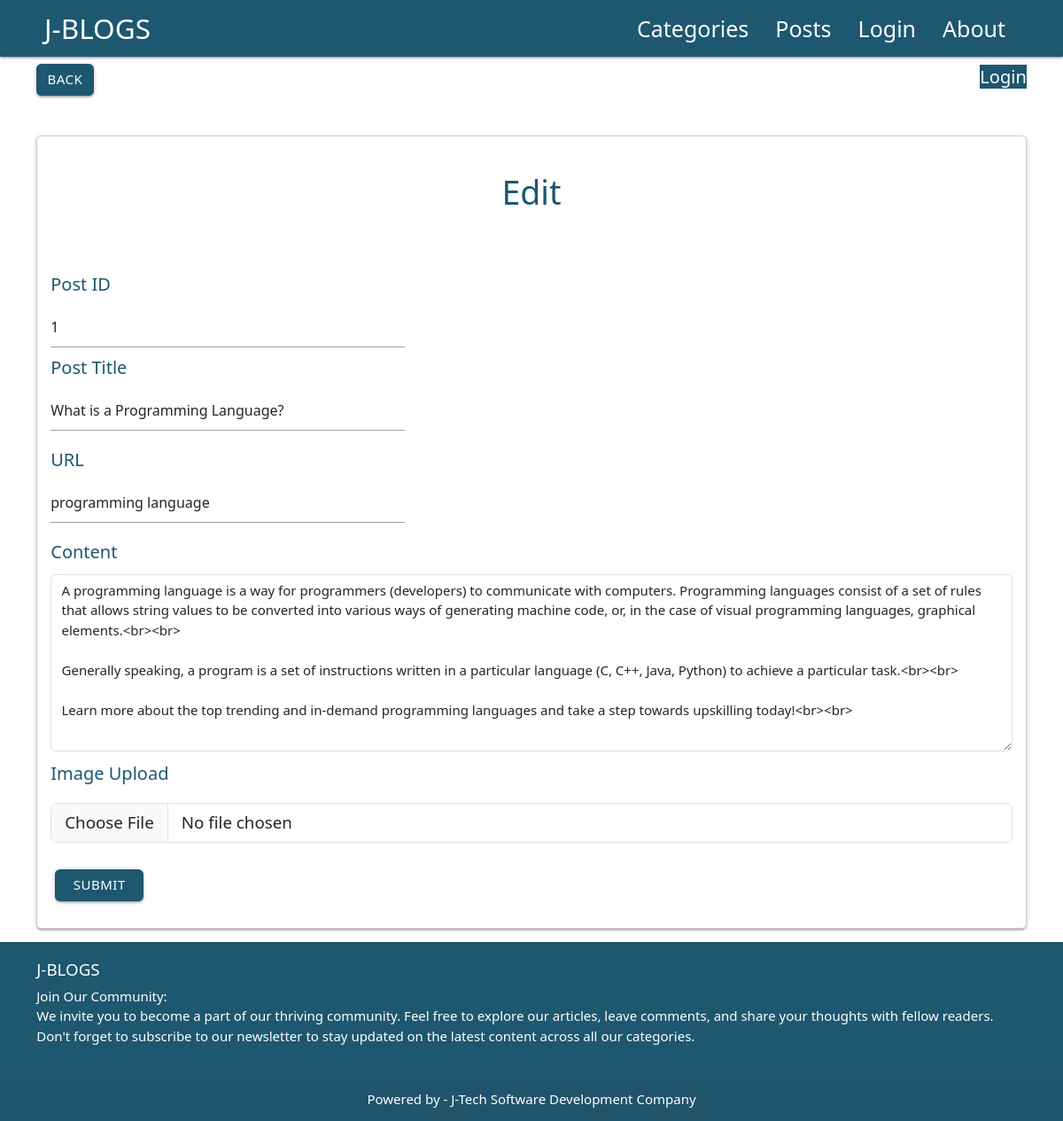
Screenshot of /edit/1 with the database file from the repository.
### blog/models.py (models this page shows, shortened)
class Post(models.Model):
    post_id = models.AutoField(primary_key=True)
    title = models.CharField(max_length=200)
    content = models.TextField(blank=True,null=True)
    image = models.ImageField(upload_to='post/')
    url = models.CharField(max_length=200)
    add_data = models.DateTimeField(auto_now_add=True)
    cat = models.ForeignKey(Category,on_delete=models.CASCADE)

### blog/views.py (the view)
# urls.py: path('edit/<int:id>',views.edit,name='edit'),
def edit(request,id):
    post = Post.objects.get(post_id=id)
    return render(request,'edit.html',{'p':post})

### templates/edit.html (shortened to what this page needs)
{% extends 'base.html' %}
{% block 'content' %}
<div class="container" align="center">
    <div style="font-size:20px;" class="row mt-2">
        <div class="col-sm-2" align="left">
          <a href="{% url 'dashboard' %}" class="btn " style="color:white;background-color:#1d5770;">Back</a>
        </div>
        <div class="col-sm-10" align="right">
            {% if request.user.is_authenticated %}
            <b style="color:#1d5770;"> User :  {{ request.user.username }}</b> <a href="{% url 'log_out' %}"  class="btn " style="color:white;background-color:#1d5770;">Logout</a>
            {% else %}
            <a href="{% url 'log_out' %}" style="background-color:#1d5770;color:white;">Login</a>
            {% endif %}
        </div>
    </div>
</div>
<div class="container mt-5" align="center">
 <form action="{% url 'edit_data' %}" method="POST" enctype="multipart/form-data">
        <div class="card" >
          <h1 style="color:#1d5770;padding-top:40px;"> Edit </h1>
            <div class="card-body mt-5" >
                <div class="form-group" align="left">
                    <label style="color:#1d5770;font-size:20px;padding-bottom:10px;">Post ID</label>
                    <input type="text" name="post_id" class="form-control" value="{{ p.post_id }}" style="width:400px;">
                </div>
                <div class="form-group" align="left">
                    <label style="color:#1d5770;font-size:20px;padding-bottom:10px;">Post Title</label>
                    <input type="text" name="post_title" class="form-control" value="{{ p.title }}" style="width:400px;">
                </div>
                 <div class="form-group" align="left">
                    <label style="color:#1d5770;font-size:20px;padding-bottom:10px;padding-top:10px">URL</label>
                    <input type="text" name="url" class="form-control" value="{{ p.url }}"  style="width:400px;">
                 </div>
                  <div class="form-group"  align="left">
                      <label style="color:#1d5770;font-size:20px;padding-bottom:10px;padding-top:10px;">Content</label>
                    <textarea class="form-control"  rows="50"  cols="40" style="height:200px;" name="content">{{ p.content }}</textarea>
                  </div>
                  <div align="left">
                      <label class="form-label" style="color:#1d5770;font-size:20px;padding-bottom:10px;padding-top:10px;">Image Upload</label>
                      <input class="form-control form-control-lg" name="image" value="{{ p.image }}" type="file">
                  </div>
            </div>
            <div align="left" class="mt-3">
              <input type="submit" class="btn" style="width:100px;background-color:#1d5770;color:white;margin-bottom:30px;margin-left:20px;" value="Submit">
            </div>
        </div>
</form>
</div>
{% endblock %}

### templates/header.html (style rules this page uses)
a { text-decoration:None; }

### rows the page displays
Post: post_id "1", post_title "What is a Programming Language?", url "programming language", content "A programming language is a way for programmers (developers) to communicate with computers. Programming languages consist of a set of rules that allows string values to be converted into various ways of generating machine code, or, in the case of visual programming languages, graphical elements.<br><br> Generally speaking, a program is a set of instructions written in a particular language (C, C++, Java, Python) to achieve a particular task.<br><br> Learn more about the top trending and in-demand programming languages and take a step towards upskilling today!<br><br>"
